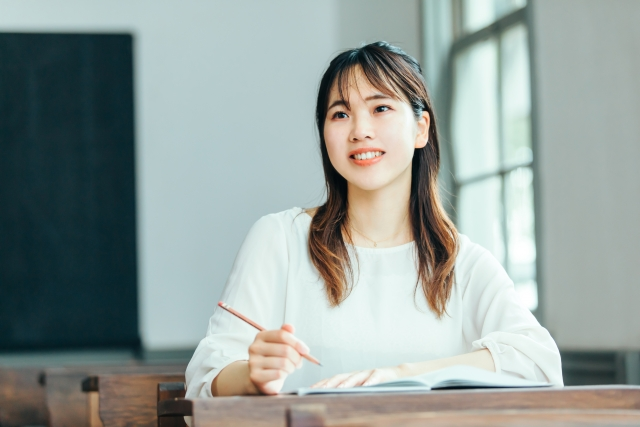
#> input picture images/face_img.png, 640 x 427 px
$ python opencv.py
#> lines starting #> are read from the running program, lines starting #| are printed output that depends on the picture
import cv2
from PIL import Image

original_face_img = "images/face_img.png"
original_eye_img = "images/eye_img.png"

def find_left_eye():
    cascade_file = "haarcascade_lefteye_2splits.xml"
    cascade = cv2.CascadeClassifier(cascade_file)
    img = cv2.imread(original_face_img)
#> img is the input picture: shape (427, 640, 3); mean B, G, R 154.9, 158.9, 148.3
    img_gray = cv2.cvtColor(img, cv2.COLOR_BGR2GRAY)
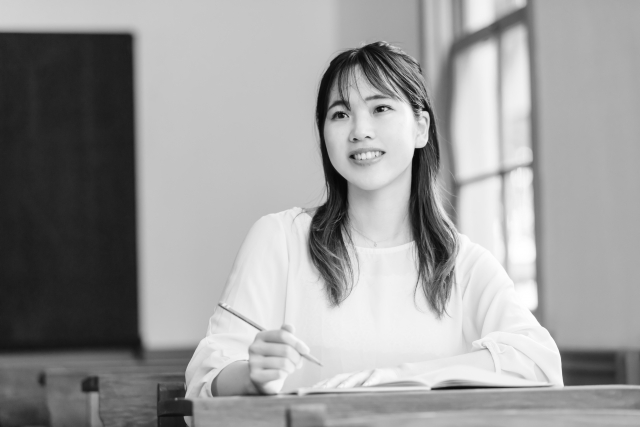
#> img_gray: shape (427, 640); min 6, max 255, mean 155.2
    left_eye_list = cascade.detectMultiScale(img_gray, minNeighbors=5)
#> left_eye_list = [[369, 91, 28, 28]]
    return left_eye_list

def find_right_eye():
    cascade_file = "haarcascade_righteye_2splits.xml"
    cascade = cv2.CascadeClassifier(cascade_file)
    img = cv2.imread(original_face_img)
    img_gray = cv2.cvtColor(img, cv2.COLOR_BGR2GRAY)
    right_eye_list = cascade.detectMultiScale(img_gray, minNeighbors=11)
    return right_eye_list

left_eye_list = find_left_eye()
#> left_eye_list = [[369, 91, 28, 28]]
print(left_eye_list)
#| [[369  91  28  28]]

right_eye_list = find_right_eye()
#> in find_right_eye, `right_eye_list = cascade.detectMultiScale(img_gray, minNeighbors=11)`: right_eye_list = [[329, 99, 24, 24]]
#> right_eye_list = [[329, 99, 24, 24]]
print(right_eye_list)
#| [[329  99  24  24]]


def paste_img(face_name_list):
    x = face_name_list[0][0]
    y = face_name_list[0][1]
    w = face_name_list[0][2]
    h = face_name_list[0][3]
    print(x, y, w, h)

    face_img = Image.open(original_face_img)
    eye_img = Image.open(original_eye_img)

    new_eye_img = eye_img.resize((w, h))
    new_eye_img.save("images/resized_mask_img.png")

    face_img.paste(new_eye_img, (x, y), new_eye_img.split()[3])

    face_img.save("images/pasted_face.img.png")

face_name_list = left_eye_list
#> face_name_list = [[369, 91, 28, 28]]
paste_img(face_name_list)
#> in paste_img, `x = face_name_list[0][0]`: x = 369
#> in paste_img, `y = face_name_list[0][1]`: y = 91
#> in paste_img, `w = face_name_list[0][2]`: w = 28
#| 369 91 28 28
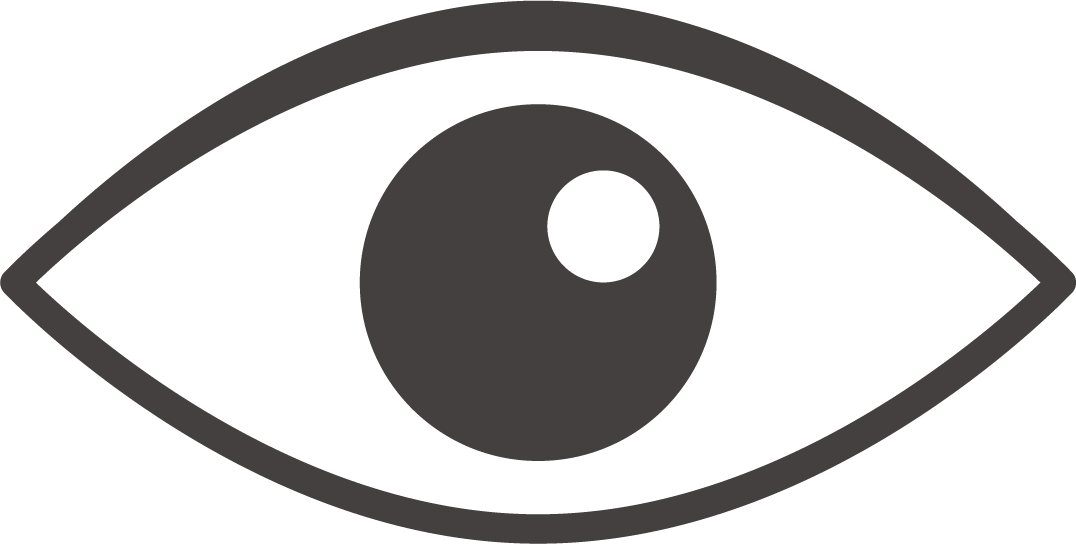
#> input picture images/eye_img.png, 1076 x 544 px
#> in paste_img, eye_img is the input picture: PIL image 1076x544 RGBA; mean R, G, B, A 198.1, 197.2, 196.9, 75.8
#> in paste_img, `new_eye_img = eye_img.resize((w, h))`:
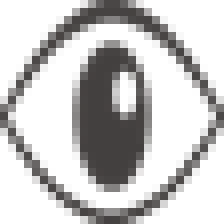
#> new_eye_img: PIL image 28x28 RGBA (shown 8 times larger); mean R, G, B, A 31.3, 29.9, 29.4, 76.9; transparent parts drawn white

face_name_list = right_eye_list
#> face_name_list = [[329, 99, 24, 24]]
original_face_img = "images/pasted_face.img.png"
paste_img(face_name_list)
#> in paste_img (call 2), `x = face_name_list[0][0]`: x = 329
#> in paste_img (call 2), `y = face_name_list[0][1]`: y = 99
#> in paste_img (call 2), `w = face_name_list[0][2]`: w = 24
#| 329 99 24 24
#> in paste_img (call 2), `new_eye_img = eye_img.resize((w, h))`:
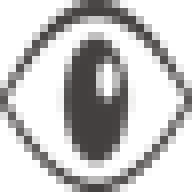
#> new_eye_img: PIL image 24x24 RGBA (shown 8 times larger); mean R, G, B, A 33.9, 32.5, 32, 77.3; transparent parts drawn white

img = Image.open("images/pasted_face.img.png")
img.show()
